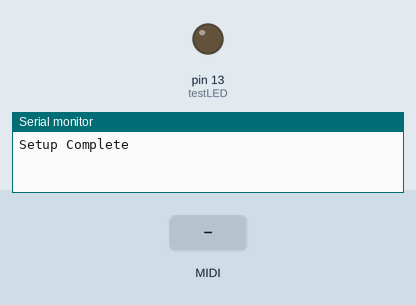
The sketch below on a simulated Arduino Uno, built with avr-gcc and run on an emulated ATmega328P. Shown: output pins drawn as LEDs (lit = HIGH), the last lines printed to the serial monitor. Inputs (shaded band) come from the test bench. MIDI output is not drawn.

Above: at 4.2 s.
4.3 s: MIDI note 36 received
At 4.45 s:
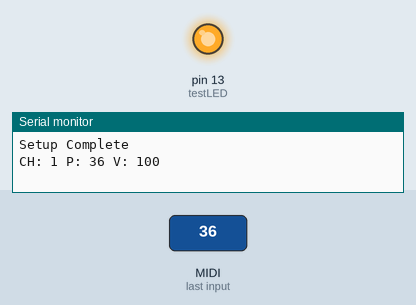
Timing chart, 0 to 7.3 s (numbered marks = the images above; inputs shaded):
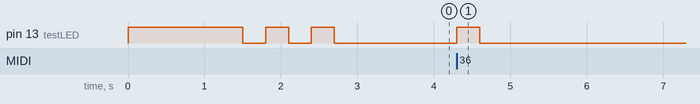

Measured:
- after the input at 4.3 s, pin 13 (testLED): LOW → HIGH at once, → LOW 0.30 s later

The sketch:

ArduinoMIDI_IN.ino
```cpp
#include <MIDI.h>

MIDI_CREATE_DEFAULT_INSTANCE();

const int testLED = 13;

void setup() {
  // Set the test LED's pin to be OUTPUT
  pinMode(testLED, OUTPUT);

  // Flash LED to more easily see it starting, this is not necessary but I like it
  flashLED(testLED);

  // With this library we can bind standard midi messages to trigger specific commands
  // See the Callbacks tab to configure these to your liking
  setupCallbacks();

  // Select which MIDI channel to watch
  // We will be watching all channels, you can still filter through specific channels in the code
  MIDI.begin(MIDI_CHANNEL_OMNI);

  // This is the baud rate on which MIDI runs
  // Do not change this unless you know what you are doing
  Serial.begin(31250);

  // This msg will be sent over 31250 to our Processing program
  Serial.println("Setup Complete");

}

void loop() {
  // Keep this loop as small as possible in order to keep latency down
  MIDI.read();

  // For debugging your Processing connection
  // Will continue to send a string over 31250 over and over
  //Serial.println("TEST READ");
}
```

Callbacks.ino
```cpp
// references at http://arduinomidilib.fortyseveneffects.com

void setupCallbacks() {
  MIDI.setHandleNoteOn(handleNoteOn);
  MIDI.setHandleNoteOff(handleNoteOff);
  //MIDI.setHandleControlChange(handleControlChange);
  //MIDI.setHandlePitchBend(handlePitchBend);
  //MIDI.setHandleContinue(handleContinue);
  //MIDI.setHandleStart(handleStart);
  //MIDI.setHandleStop(handleStop);
  //MIDI.setHandleClock(handleClock);
}

// MIDI CONTROLS//
void handleNoteOn(byte channel, byte pitch, byte velocity)
{
  Serial.println(String("") + "CH: " + channel + " P: " + pitch + " V: " + velocity);

  digitalWrite(testLED, HIGH);
}

void handleNoteOff(byte channel, byte pitch, byte velocity)
{
  digitalWrite(testLED, LOW);
}

void handleControlChange(byte channel, byte number, byte value) {

}

void handlePitchBend(byte channel, int bend) {

}

// TRANSPORT CONTROL
void handleContinue() {

}

void handleStart() {

}

void handleStop() {

}

void handleClock() {

}

void handleProgramChange(byte channel, byte number) {

}
```

Tools.ino
```cpp
void flashLED(const int LED) {
  digitalWrite(LED, HIGH);
  delay(1500);
  digitalWrite(LED, LOW);
  delay(300);
  digitalWrite(LED, HIGH);
  delay(300);
  digitalWrite(LED, LOW);
  delay(300);
  digitalWrite(LED, HIGH);
  delay(300);
  digitalWrite(LED, LOW);
  delay(300);
}
```
